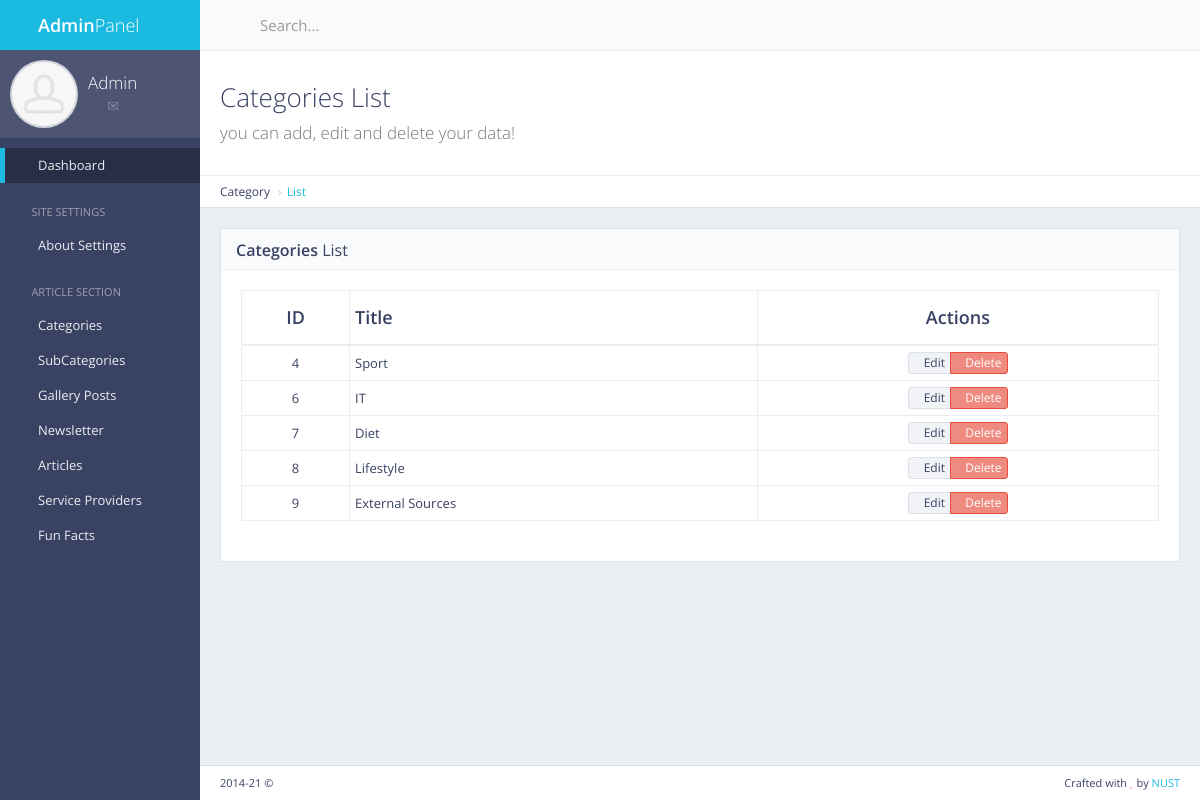
The app's page /panel/category/list/ (signed in) with its own data.
### categories/models.py (models this page shows, shortened)
class Categories(models.Model):
 name = models.CharField(max_length=50)
 count = models.IntegerField(default=0)

### categories/views.py (the view)
# urls.py: url(r'^panel/category/list/$', views.cat_list, name='cat_list'),
def cat_list(request):
 if not request.user.is_authenticated :
  return redirect('mylogin')
 categories = Categories.objects.all()
 return render(request, 'back/category_list.html', {'categories':categories})

### main/templates/back/category_list.html (shortened to what this page needs)
{% extends 'back/base.html' %}
{% load static %}
{% block mainblock %}
<div class="content-header">
 <div class="header-section">
  <h1>
   <i class="fa fa-table"></i>Categories List<br><small>you can add, edit and delete your data!</small>
  </h1>
 </div>
</div>
<ul class="breadcrumb breadcrumb-top">
 <li>Category</li>
 <li><a href="/panel/category/list">List</a></li>
</ul>
<div class="block full">
 <div class="block-title">
  <h2><strong>Categories</strong> List</h2>
 </div>
 <div class="table-responsive">
  <table id="example-datatable" class="table table-vcenter table-condensed table-bordered">
   <thead>
    <tr>
     <th class="text-center">ID</th>
     <th>Title</th>
     <th class="text-center">Actions</th>
    </tr>
   </thead>
   <tbody>
    {% for cc in categories %}
    <tr>
     <td class="text-center">{{cc.pk}}</td>
     <td>{{cc.name}}</td>
     <td class="text-center">
      <div class="btn-group">
       <a href="" data-toggle="tooltip" title="Edit" class="btn btn-xs btn-default"><i
         class="fa fa-pencil"></i>Edit</a>
       <a href="{% url 'cat_delete' pk=cc.pk %}" data-toggle="tooltip" title="Delete"
        class="btn btn-xs btn-danger"><i class="fa fa-times"></i>Delete</a>
      </div>
     </td>
    </tr>
    {% endfor %}
   </tbody>
  </table>
 </div>
</div>
{% endblock %}

### records on screen
Categories: pk "4", name "Sport"
Categories: pk "6", name "IT"
Categories: pk "7", name "Diet"
Categories: pk "8", name "Lifestyle"
Categories: pk "9", name "External Sources"
